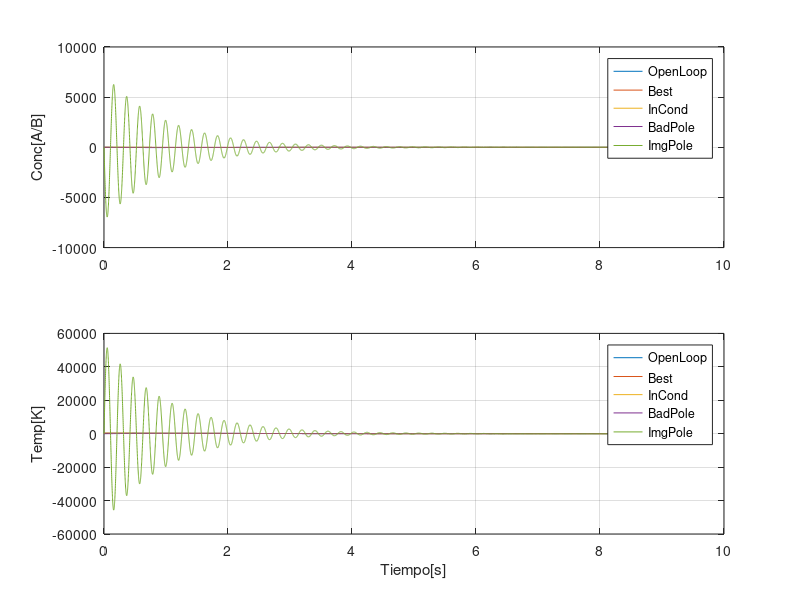
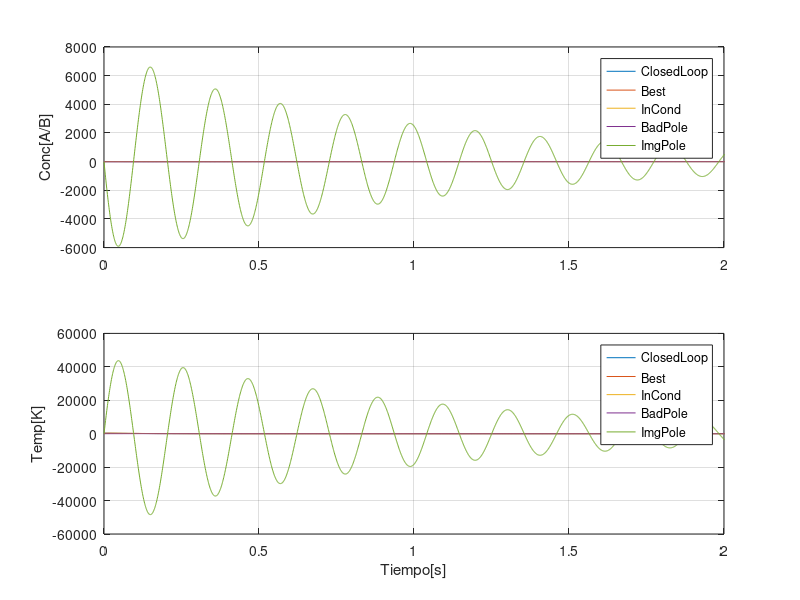

The MATLAB script that drew these images, in order:
clear all;
close all;
clc;
fov = 1;
k0  = 9703*3600;
H_rxn = 5960;
E_act = 11843;
rhocp = 500;
Tf    = 298;
caf   = 10;
UAoV  = 150;
R     = 1.987;
Tj    = 298;
% al rededor de este punto de operacion:
Temp=311.2;  
ca=8.5636;
%
ks = k0*exp(-E_act/(R*Temp));
ksprime = ks*(E_act/(R*Temp*Temp));
%
A(1,1) = -fov - ks;
A(1,2) = -ca*ksprime;
A(2,1) = ks*H_rxn/rhocp;
A(2,2) = -fov - UAoV/rhocp + (H_rxn/rhocp)*ca*ksprime;

B(1,1)=0;
B(1,2)=0;
B(2,1)=UAoV/rhocp;
B(2,2)=fov;

C=[1 0 ; 0 1];
D=zeros(2,2);
t = 0:0.001:9;
u = zeros(size(t,2),2);
x0 = [3 330];
%%
%%OPENLOOP
sys = ss(A,B,C,D);
[y_ol,t_ol,x_ol] = lsim(sys,u,t,x0);
%%
%OBSERVER1
op1 = -100;
op2 = -102;
L = place(A',C',[op1 op2])';
At = [ A     zeros(size(A))
     L*C  A-L*C ];
Bt = [    B
      B ];
Ct=eye(4);
sys = ss(At,Bt,Ct,0);
[y_ob,t_ob,x_ob]=lsim(sys,zeros(size(t,2),2),t,[x0 x0]); % orden 4
%%
%OBSERVER2
op1 = -100;
op2 = -102;
L = place(A',C',[op1 op2])';
At = [ A     zeros(size(A))
     L*C  A-L*C ];
sys = ss(At,Bt,Ct,0);
[y_ob1,t_ob1,x_ob1]=lsim(sys,zeros(size(t,2),2),t,[x0 -14 0]); % orden 4
%%
%OBSERVER3
op1 = -1;
op2 = -2;
L = place(A',C',[op1 op2])';
At = [ A     zeros(size(A))
     L*C  A-L*C ];
sys = ss(At,Bt,Ct,0);
[y_ob2,t_ob2,x_ob2]=lsim(sys,zeros(size(t,2),2),t,[x0 -14 0]); % orden 4

%%
%OBSERVER
op1 = -1+30i;
op2 = -2-30i;
L = place(A',C',[op1 op2])';
At = [ A     zeros(size(A))
     L*C  A-L*C ];
sys = ss(At,Bt,Ct,0);
[y_ob3,t_ob3,x_ob3]=lsim(sys,zeros(size(t,2),2),t,[x0 -14 0]); % orden 4
%%
%CLOSED LOOP
p1 = -5;
p3 = -6;
K = place(A,B,[p1 p3]);
sys = ss(A-B*K,B,C,0);
[y_cl,t_cl,x_cl]=lsim(sys,zeros(size(t,2),2),t,x0); 

%%
%CLOSED LOOP WITH OBSERVER1
op1 = -100;
op2 = -102;
L = place(A',C',[op1 op2])';
Atclo = [ A-B*K     zeros(size(A))
     L*C  A-L*C ];
 sys = ss(Atclo,Bt,Ct,0);
[y_clo,t_clo,x_clo]=lsim(sys,zeros(size(t,2),2),t,[x0 x0]);
%%
%CLOSED LOOP WITH OBSERVER
op1 = -100;
op2 = -102;
L = place(A',C',[op1 op2])';
Atclo = [ A-B*K     zeros(size(A))
     L*C  A-L*C ];
 sys = ss(Atclo,Bt,Ct,0);
[y_clo1,t_clo1,x_clo1]=lsim(sys,zeros(size(t,2),2),t,[x0 -14 0]);
%%
%%
%CLOSED LOOP WITH OBSERVER
op1 = -1;
op2 = -2;
L = place(A',C',[op1 op2])';
Atclo = [ A-B*K     zeros(size(A))
     L*C  A-L*C ];
 sys = ss(Atclo,Bt,Ct,0);
[y_clo2,t_clo2,x_clo2]=lsim(sys,zeros(size(t,2),2),t,[x0 -14 0]);
%%
%%
%CLOSED LOOP WITH OBSERVER
op1 = -1+30i;
op2 = -2-30i;
L = place(A',C',[op1 op2])';
Atclo = [ A-B*K     zeros(size(A))
     L*C  A-L*C ];
 sys = ss(Atclo,Bt,Ct,0);
[y_clo3,t_clo3,x_clo3]=lsim(sys,zeros(size(t,2),2),t,[x0 -14 0]);
%%
%%
%PLOTS

figure,
subplot(2,1,1),plot(t_ol,[y_ob(:,1),y_ob(:,3),y_ob1(:,3),y_ob2(:,3),y_ob3(:,3)]),legend({'OpenLoop','Best','InCond','BadPole','ImgPole'}),grid,ylabel('Conc[A/B]')
subplot(2,1,2),plot(t_ol,[y_ob(:,2),y_ob(:,4),y_ob1(:,4),y_ob2(:,4),y_ob3(:,4)]),legend({'OpenLoop','Best','InCond','BadPole','ImgPole'}),grid,ylabel('Temp[K]')
xlabel('Tiempo[s]');

figure,
subplot(2,1,1),plot(t_ol,[y_cl(:,1),y_clo(:,3),y_clo1(:,3),y_clo2(:,3),y_clo3(:,3)]),xlim([0 2]),legend({'ClosedLoop','Best','InCond','BadPole','ImgPole'}),grid,ylabel('Conc[A/B]')
subplot(2,1,2),plot(t_ol,[y_cl(:,2),y_clo(:,4),y_clo1(:,4),y_clo2(:,4),y_clo3(:,4)]),xlim([0 2]),legend({'ClosedLoop','Best','InCond','BadPole','ImgPole'}),grid,ylabel('Temp[K]')
xlabel('Tiempo[s]');
